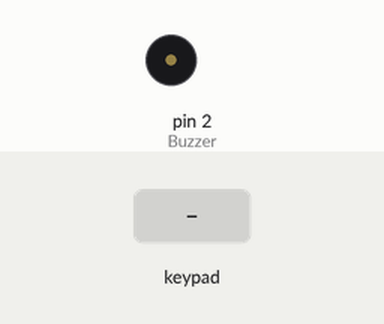
This sketch was run on a simulated Arduino Uno, built with avr-gcc and run on an emulated ATmega328P. Shown: buzzer (waves = sounding). Inputs (shaded band) come from the test bench.

Above: at 1.2 s.
1.3 s: keypad keys 7 8 9 1 0 pressed 0.4 s apart
At 1.4 s:
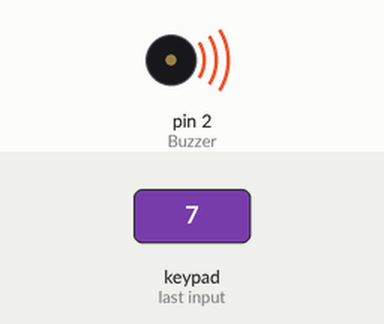
Timing chart, 0 to 4.6 s (numbered marks = the images above; inputs shaded):
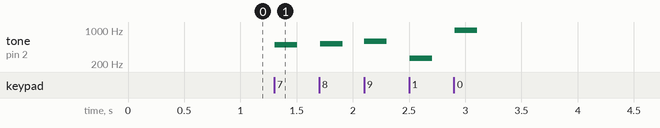

Measured:
- after the input at 1.3 s, tone on pin 2 (Buzzer): plays 494 Hz for 0.20 s, 523 Hz for 0.20 s, 587 Hz for 0.20 s, 262 Hz for 0.20 s, 988 Hz for 0.20 s, starting at once

The sketch:

cp02.ino
```cpp
#include <Keypad.h>
	#include "pitches.h"
	const byte ROWS=4;
	const byte COLS=4;
	int duration=200;
	const byte Buzzer= 2;
	const int rhythm=500;
	char index;
	int SoundLeng;
	char song_tone;
	char ch;
	char keys[ROWS][COLS]={
	 {'F','E','D','C'},
	 {'B','3','6','9'},
	 {'A','2','5','8'},
	 {'0','1','4','7'}
	};
	byte rowPins[ROWS]={7,8,9,10};
	byte colPins[COLS]={3,4,5,6};
	int
	pitch[]={0,NOTE_C4,NOTE_D4,NOTE_E4,NOTE_F4,NOTE_G4,NOTE_A4,NOTE_B4,
	NOTE_C5,NOTE_D5,NOTE_E5,NOTE_F5,NOTE_G5,NOTE_A5,NOTE_B5};


	Keypad keypad = Keypad(makeKeymap(keys), rowPins, colPins, ROWS,
	COLS);


	void setup() {
	 pinMode(Buzzer,OUTPUT);
	 Serial.begin(9600);
	}
	void loop() {
	 char key = keypad.getKey();
	 if(key!=NO_KEY){
	 switch(key){
	 case '0':
	 tone(Buzzer,NOTE_B5,duration);
	 break;
	 case '1':
	 tone(Buzzer,NOTE_C4,duration);
	 break;
	 case '2':
	 tone(Buzzer,NOTE_D4,duration);
	 break;
	 case '3':
	 tone(Buzzer,NOTE_E4,duration);
	 break;
	 case '4':
	 tone(Buzzer,NOTE_F4,duration);
	 break;
	 case '5':
	 tone(Buzzer,NOTE_G4,duration);
	 break;
	 case '6':
	 tone(Buzzer,NOTE_A4,duration);
	 break;
	 case '7':
	 tone(Buzzer,NOTE_B4,duration);
	 break;
	 case '8':
	 tone(Buzzer,NOTE_C5,duration);
	 break;
	 case '9':
	 tone(Buzzer,NOTE_D5,duration);
	 break;
	 case 'A':
	 tone(Buzzer,NOTE_E5,duration);
	 break;
	 case 'B':
	 tone(Buzzer,NOTE_F5,duration);
	 break;
	 case 'C':
	 tone(Buzzer,NOTE_G5,duration);
	 break;
	 case 'D':
	 tone(Buzzer,NOTE_A5,duration);
	 break;
	 case 'E':
	 tone(Buzzer,NOTE_B5,duration);
	 break;
	 case 'F':
	 tone(Buzzer,NOTE_B5,duration);
	 break;
	 }
	 }
	}
```

pitches.h.ino
```cpp
#define NOTE_B0  31
	#define NOTE_C1  33
	#define NOTE_CS1 35
	#define NOTE_D1  37
	#define NOTE_DS1 39
	#define NOTE_E1  41
	#define NOTE_F1  44
	#define NOTE_FS1 46
	#define NOTE_G1  49
	#define NOTE_GS1 52
	#define NOTE_A1  55
	#define NOTE_AS1 58
	#define NOTE_B1  62
	#define NOTE_C2  65
	#define NOTE_CS2 69
	#define NOTE_D2  73
	#define NOTE_DS2 78
	#define NOTE_E2  82
	#define NOTE_F2  87
	#define NOTE_FS2 93
	#define NOTE_G2  98
	#define NOTE_GS2 104
	#define NOTE_A2  110
	#define NOTE_AS2 117
	#define NOTE_B2  123
	#define NOTE_C3  131
	#define NOTE_CS3 139
	#define NOTE_D3  147
	#define NOTE_DS3 156
	#define NOTE_E3  165
	#define NOTE_F3  175
	#define NOTE_FS3 185
	#define NOTE_G3  196
	#define NOTE_GS3 208
	#define NOTE_A3  220
	#define NOTE_AS3 233
	#define NOTE_B3  247
	#define NOTE_C4  262
	#define NOTE_CS4 277
	#define NOTE_D4  294
	#define NOTE_DS4 311
	#define NOTE_E4  330
	#define NOTE_F4  349
	#define NOTE_FS4 370
	#define NOTE_G4  392
	#define NOTE_GS4 415
	#define NOTE_A4  440
	#define NOTE_AS4 466
	#define NOTE_B4  494
	#define NOTE_C5  523
	#define NOTE_CS5 554
	#define NOTE_D5  587
	#define NOTE_DS5 622
	#define NOTE_E5  659
	#define NOTE_F5  698
	#define NOTE_FS5 740
	#define NOTE_G5  784
	#define NOTE_GS5 831
	#define NOTE_A5  880
	#define NOTE_AS5 932
	#define NOTE_B5  988
	#define NOTE_C6  1047
	#define NOTE_CS6 1109
	#define NOTE_D6  1175
	#define NOTE_DS6 1245
	#define NOTE_E6  1319
	#define NOTE_F6  1397
	#define NOTE_FS6 1480
	#define NOTE_G6  1568
	#define NOTE_GS6 1661
	#define NOTE_A6  1760
	#define NOTE_AS6 1865
	#define NOTE_B6  1976
	#define NOTE_C7  2093
	#define NOTE_CS7 2217
	#define NOTE_D7  2349
	#define NOTE_DS7 2489
	#define NOTE_E7  2637
	#define NOTE_F7  2794
	#define NOTE_FS7 2960
	#define NOTE_G7  3136
	#define NOTE_GS7 3322
	#define NOTE_A7  3520
	#define NOTE_AS7 3729
	#define NOTE_B7  3951
	#define NOTE_C8  4186
	#define NOTE_CS8 4435
	#define NOTE_D8  4699
	#define NOTE_DS8 4978
```
